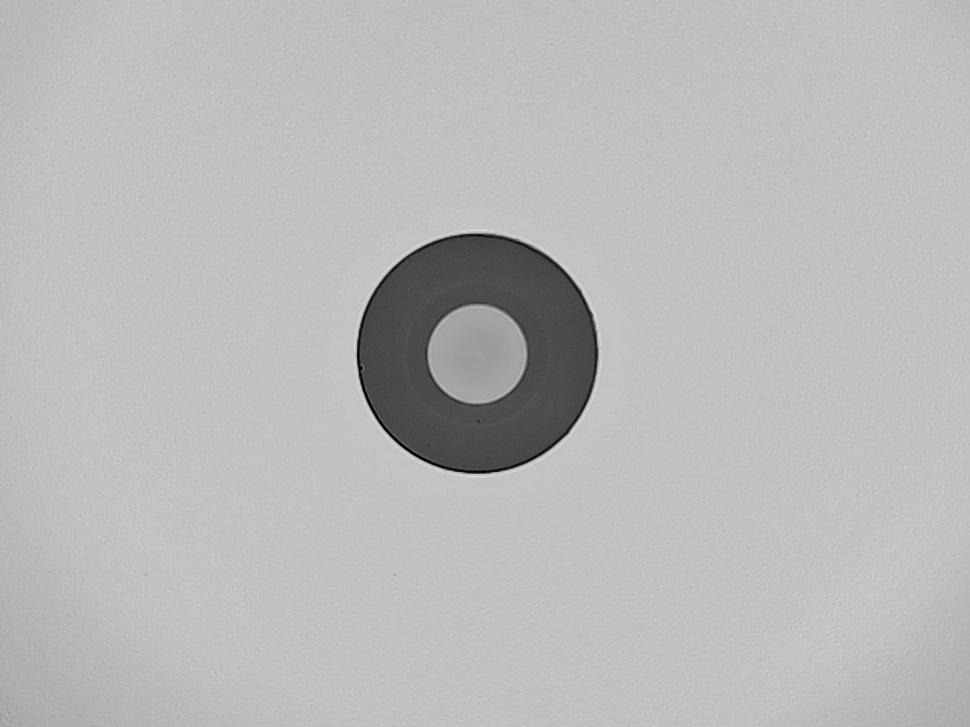
#> input picture samples2/img38.jpg, 970 x 727 px, shrunk from 1152 x 864 before the run, found by its file name
$ python apply_all_colormaps.py
#> lines starting #> are read from the running program, lines starting #| are printed output that depends on the picture
#!/usr/bin/env python3
"""Apply all available OpenCV colormaps"""

import cv2
import numpy as np

# Load image
img_path = r"C:\Users\Saem1001\Documents\GitHub\OpenCV-Practice\samples2\img38.jpg"
img = cv2.imread(img_path, cv2.IMREAD_GRAYSCALE)
#> img is the input picture: shape (727, 970); min 0, max 225, mean 185.2

# All available colormaps in OpenCV
colormaps = {
    'AUTUMN': cv2.COLORMAP_AUTUMN,
    'BONE': cv2.COLORMAP_BONE,
    'JET': cv2.COLORMAP_JET,
    'WINTER': cv2.COLORMAP_WINTER,
    'RAINBOW': cv2.COLORMAP_RAINBOW,
    'OCEAN': cv2.COLORMAP_OCEAN,
    'SUMMER': cv2.COLORMAP_SUMMER,
    'SPRING': cv2.COLORMAP_SPRING,
    'COOL': cv2.COLORMAP_COOL,
    'HSV': cv2.COLORMAP_HSV,
    'PINK': cv2.COLORMAP_PINK,
    'HOT': cv2.COLORMAP_HOT,
    'PARULA': cv2.COLORMAP_PARULA,
    'MAGMA': cv2.COLORMAP_MAGMA,
    'INFERNO': cv2.COLORMAP_INFERNO,
    'PLASMA': cv2.COLORMAP_PLASMA,
    'VIRIDIS': cv2.COLORMAP_VIRIDIS,
    'CIVIDIS': cv2.COLORMAP_CIVIDIS,
    'TWILIGHT': cv2.COLORMAP_TWILIGHT,
    'TURBO': cv2.COLORMAP_TURBO
}

# Apply and save each colormap
for name, colormap in colormaps.items():
    colored = cv2.applyColorMap(img, colormap)
    filename = f'colormap_{name.lower()}.png'
    cv2.imwrite(filename, colored)
    print(f"Applied {name} colormap -> {filename}")
#> this loop made 20 passes
#> pass 1, `colored = cv2.applyColorMap(img, colormap)`:
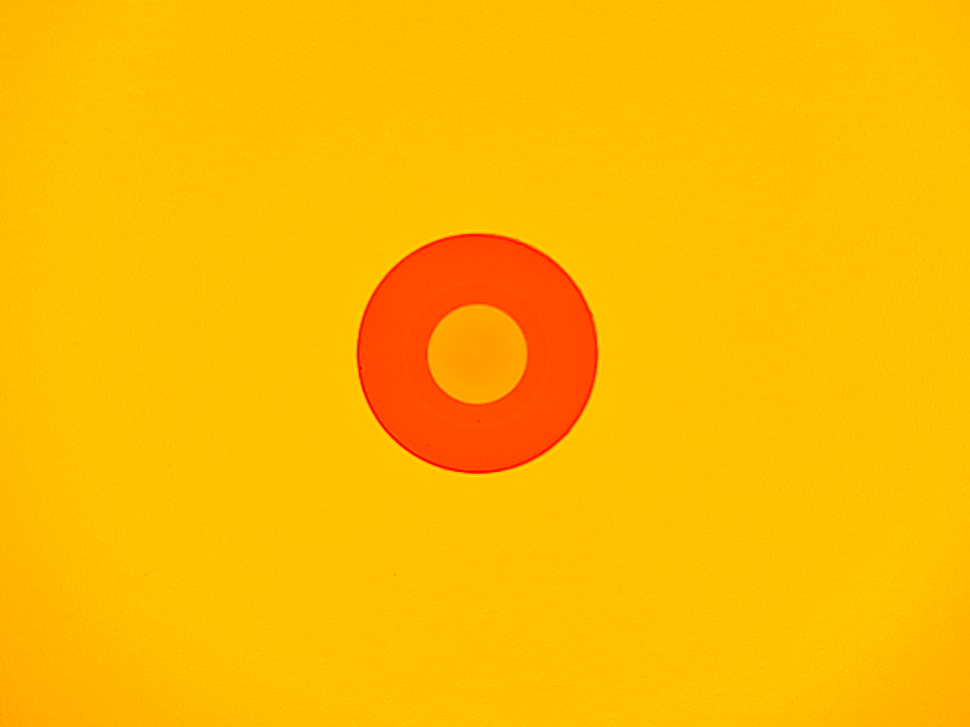
#> colored: shape (727, 970, 3); mean B, G, R 0, 185.2, 255
#> pass 2, `colored = cv2.applyColorMap(img, colormap)`:
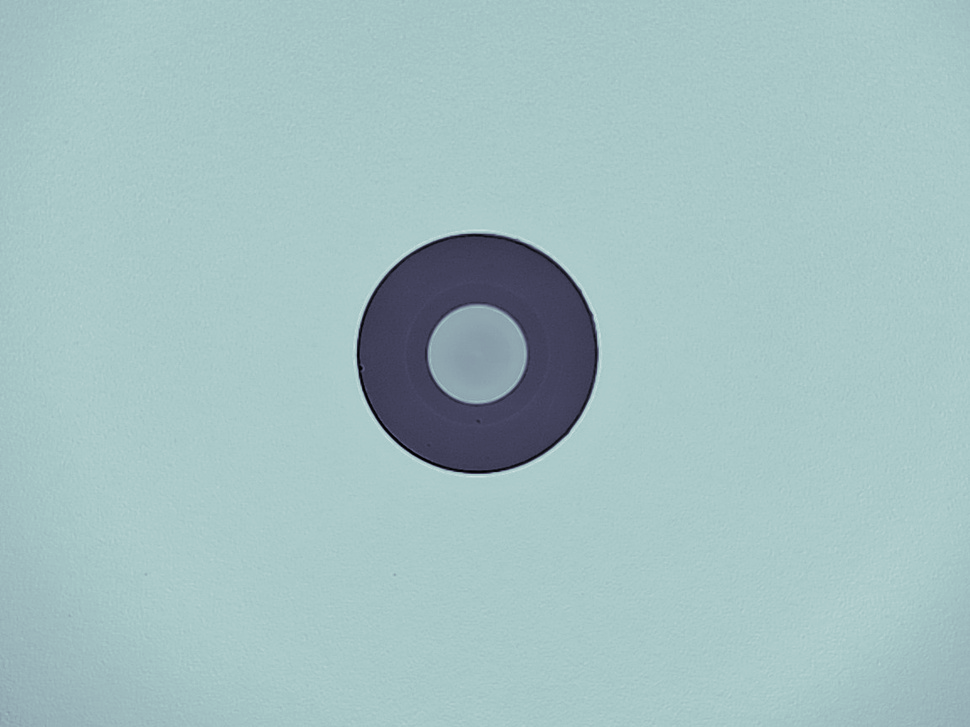
#> colored: shape (727, 970, 3); mean B, G, R 193.6, 191.9, 162.9
#> pass 3, `colored = cv2.applyColorMap(img, colormap)`:
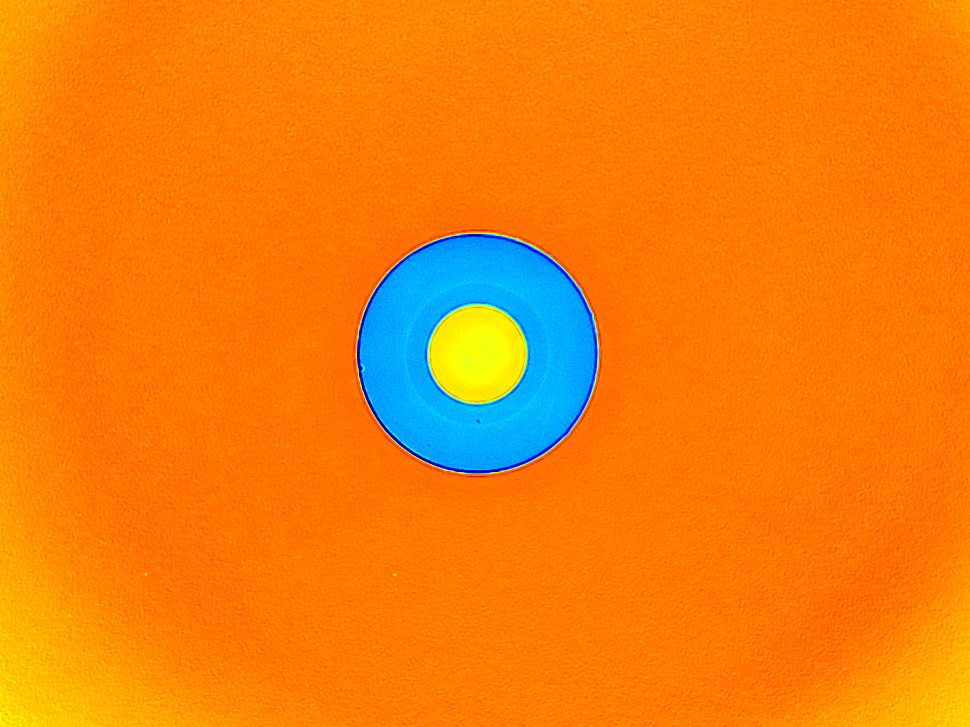
#> colored: shape (727, 970, 3); mean B, G, R 13.7, 127.5, 241.2

$ run again, with samples2/ima12.jpg copied over samples2/img38.jpg
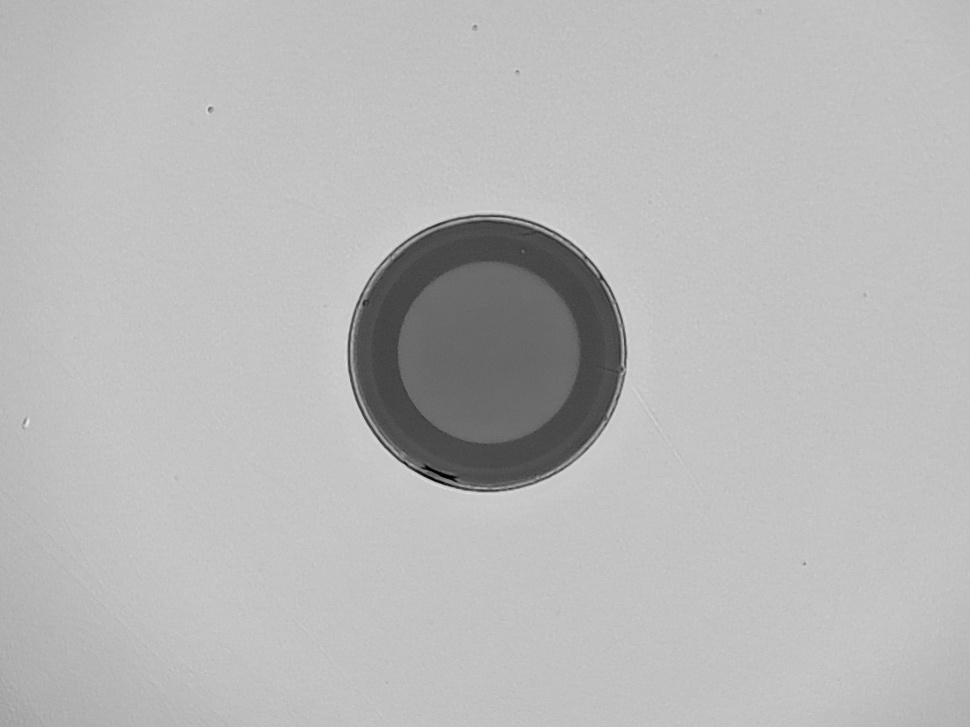
#> input picture samples2/ima12.jpg, 970 x 727 px, shrunk from 1152 x 864 before the run, found by its file name
#> img is the input picture: shape (727, 970); min 0, max 231, mean 184.3
#> the loop `for name, colormap in colormaps.items():` made 20 passes
#> pass 1, `colored = cv2.applyColorMap(img, colormap)`:
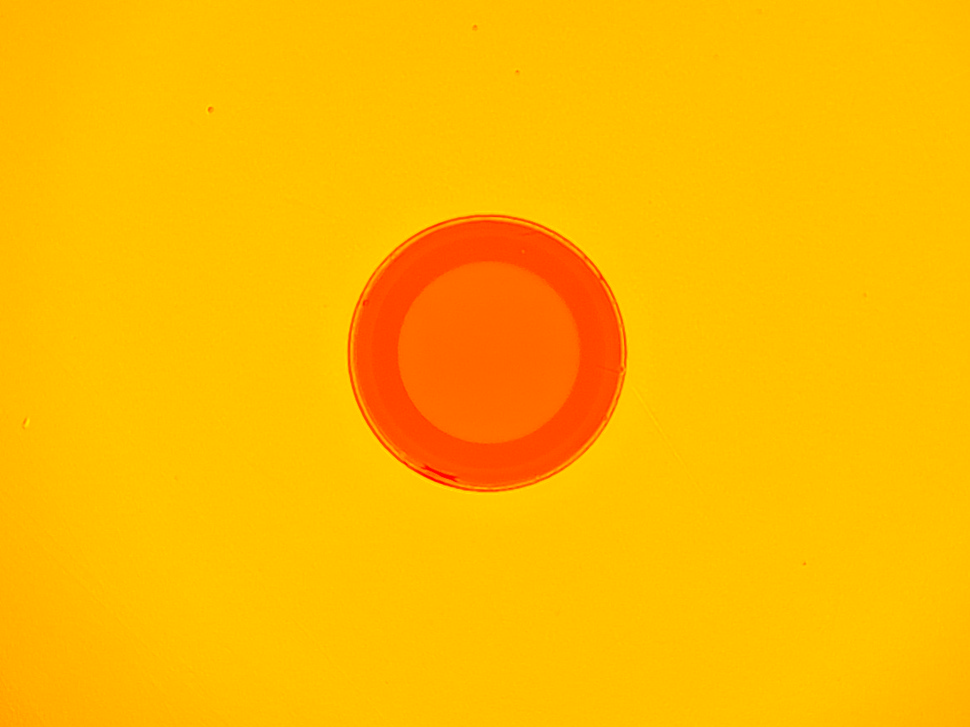
#> colored: shape (727, 970, 3); mean B, G, R 0, 184.3, 255
#> pass 3, `colored = cv2.applyColorMap(img, colormap)`:
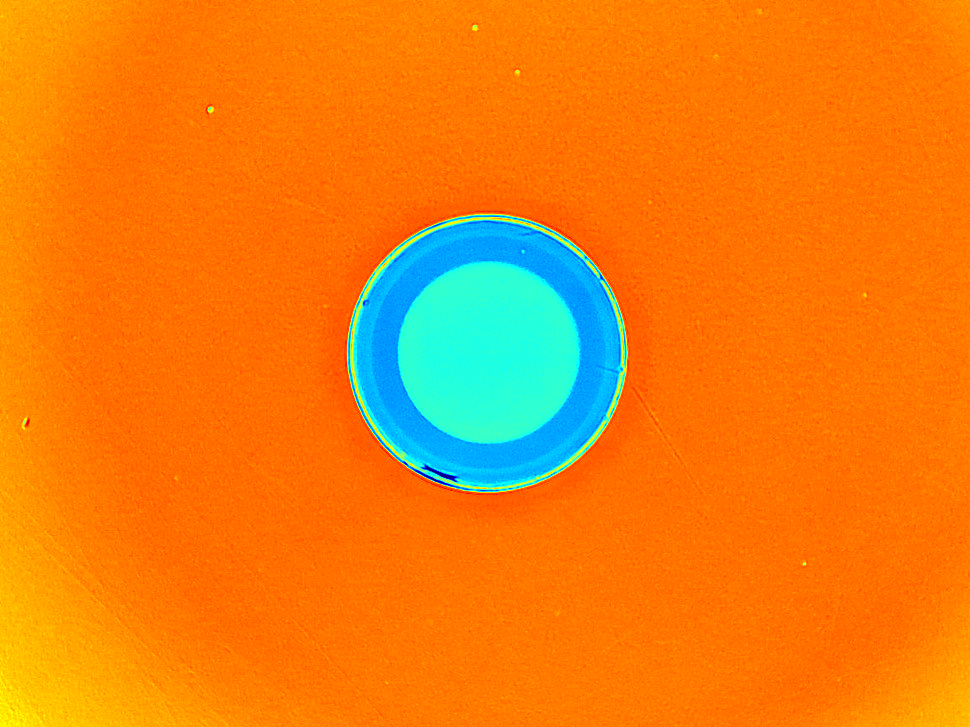
#> colored: shape (727, 970, 3); mean B, G, R 19.8, 127.6, 235.2
